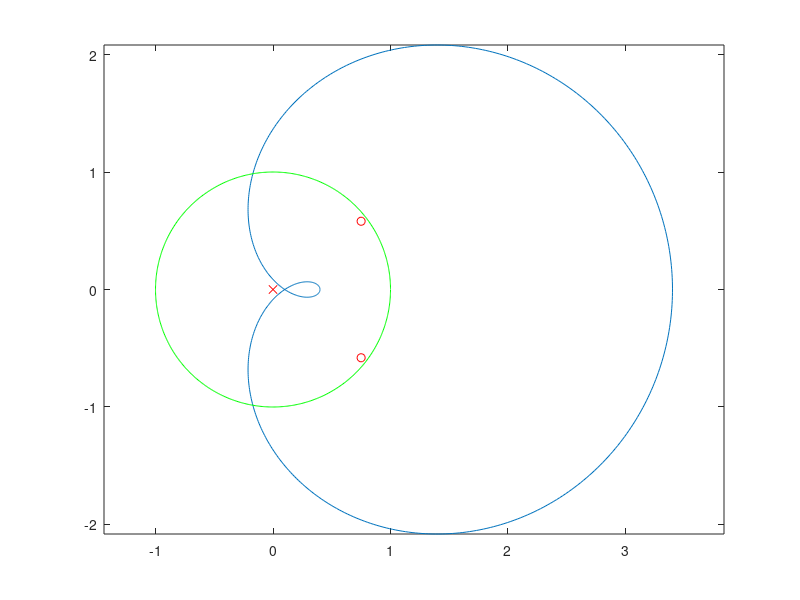
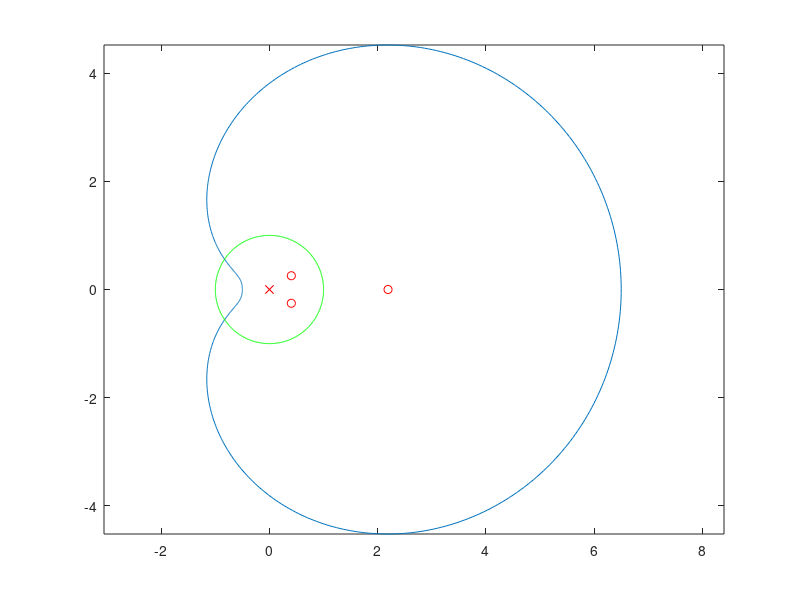
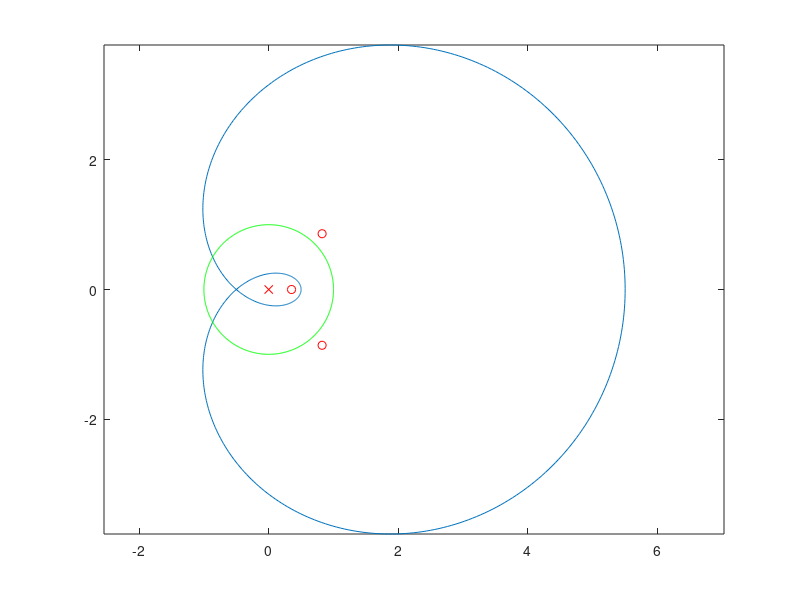
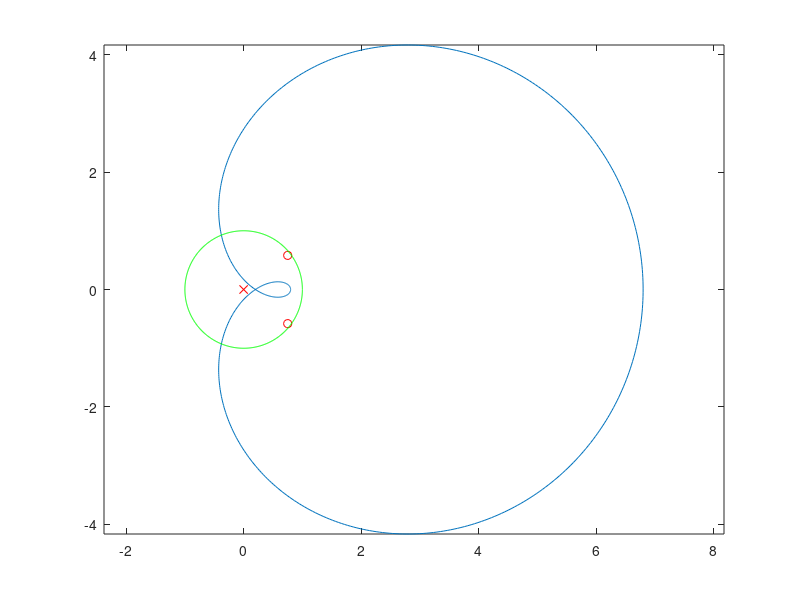

MATLAB code for these plots, in order:
  clear all;close all;
  w = [0:0.01:2*pi];
  z = exp(-i*w);
  %a
  Az1 = 1 - 1.5*z + 0.9*z.^2;
  figure(1);plot(real(Az1),imag(Az1));axis equal;
  hold on;
  plot(0,0,'rx');
  A1 = [1 -1.5 0.9];
  roots1 = roots(A1);
  for i = 1:size(roots1)
      hold on;
      plot(real(roots1(i)),imag(roots1(i)),'ro');
  end
  hold on;
  rtemp=1;% radius
  xplot=0 + rtemp * cos(w);
  yplot=0 + rtemp * sin(w);
  plot(xplot,yplot,'g');
  %b
  Az2 = 1 - 3*z + 2*z.^2 - 0.5*z.^3;
  figure(2),plot(real(Az2),imag(Az2));axis equal;
  hold on;
  plot(0,0,'rx');
  A2 = [1 -3 2 -0.5];
  roots2 = roots(A2);
  for i = 1:size(roots2)
      hold on;
      plot(real(roots2(i)),imag(roots2(i)),'ro');
  end
  hold on;
  rtemp=1;% radius
  xplot=0 + rtemp * cos(w);
  yplot=0 + rtemp * sin(w);
  plot(xplot,yplot,'g');
  %c
  Az3 = 1 - 2*z + 2*z.^2 - 0.5*z.^3;
  figure(3),plot(real(Az3),imag(Az3));axis equal;
  hold on;
  plot(0,0,'rx');
  A3 = [1 -2 2 -0.5];
  roots3 = roots(A3);
  for i = 1:size(roots3)
      hold on;
      plot(real(roots3(i)),imag(roots3(i)),'ro');
  end
  hold on;
  rtemp=1;% radius
  xplot=0 + rtemp * cos(w);
  yplot=0 + rtemp * sin(w);
  plot(xplot,yplot,'g');
  %d
  Az4 = 2 - 3*z + 1.8*z.^2;
  figure(4),plot(real(Az4),imag(Az4));axis equal;
  hold on;
  plot(0,0,'rx');
  A4 = [2 -3 1.8];
  roots4 = roots(A4);
  for i = 1:size(roots4)
      hold on;
      plot(real(roots4(i)),imag(roots4(i)),'ro');
  end
  hold on;
  rtemp=1;% radius
  xplot=0 + rtemp * cos(w);
  yplot=0 + rtemp * sin(w);
  plot(xplot,yplot,'g');
  %e
  Az5 = 1 + 5*z - 0.25*z.^2 - 1.25*z.^3;
  figure(5),plot(real(Az5),imag(Az5));axis equal;
  hold on;
  plot(0,0,'rx');
  A5 = [1 5 -0.25 -1.25];
  roots5 = roots(A5);
  for i = 1:size(roots5)
      hold on;
      plot(real(roots5(i)),imag(roots5(i)),'ro');
  end
  hold on;
  rtemp=1;% radius
  xplot=0 + rtemp * cos(w);
  yplot=0 + rtemp * sin(w);
  plot(xplot,yplot,'g');
  %f
  Az6 = 1 - 1.7*z + 1.7*z.^2 - 0.7*z.^3;
  figure(6),plot(real(Az6),imag(Az6));axis equal;
  hold on;
  plot(0,0,'rx');
  A6 = [1 -1.7 1.7 -0.7];
  roots6 = roots(A6);
  for i = 1:size(roots6)
      hold on;
      plot(real(roots6(i)),imag(roots6(i)),'ro');
  end
  hold on;
  rtemp=1;% radius
  xplot=0 + rtemp * cos(w);
  yplot=0 + rtemp * sin(w);
  plot(xplot,yplot,'g');